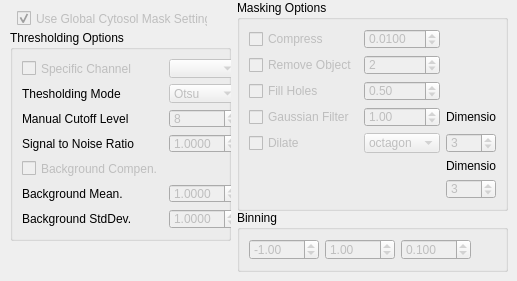
            <widget class="QWidget" name="tab_20">
             <attribute name="title">
              <string>Global Cytosol Masking Options</string>
             </attribute>
             <widget class="QCheckBox" name="checkBox_31">
              <property name="enabled">
               <bool>false</bool>
              </property>
              <property name="geometry">
               <rect>
                <x>17</x>
                <y>10</y>
                <width>191</width>
                <height>17</height>
               </rect>
              </property>
              <property name="toolTip">
               <string>&lt;html&gt;&lt;head/&gt;&lt;body&gt;&lt;p&gt;Aktivates Table and Settings in &amp;quot;Detailed Cytosol Masking Options&amp;quot; &lt;/p&gt;&lt;/body&gt;&lt;/html&gt;</string>
              </property>
              <property name="text">
               <string>Use Global Cytosol Mask Settings</string>
              </property>
              <property name="checked">
               <bool>true</bool>
              </property>
             </widget>
             <widget class="QGroupBox" name="groupBox_14">
              <property name="geometry">
               <rect>
                <x>237</x>
                <y>210</y>
                <width>271</width>
                <height>62</height>
               </rect>
              </property>
              <property name="title">
               <string>Binning</string>
              </property>
              <layout class="QHBoxLayout" name="horizontalLayout_3">
               <item>
                <widget class="QDoubleSpinBox" name="doubleSpinBox_17">
                 <property name="enabled">
                  <bool>false</bool>
                 </property>
                 <property name="sizePolicy">
                  <sizepolicy hsizetype="Minimum" vsizetype="Minimum">
                   <horstretch>0</horstretch>
                   <verstretch>0</verstretch>
                  </sizepolicy>
                 </property>
                 <property name="minimumSize">
                  <size>
                   <width>70</width>
                   <height>20</height>
                  </size>
                 </property>
                 <property name="toolTip">
                  <string>&lt;html&gt;&lt;head/&gt;&lt;body&gt;&lt;p&gt;Lowest binning value for colorbar and histograms. In order for the changes to become active, images must be reanalyzed (run) again.&lt;/p&gt;&lt;/body&gt;&lt;/html&gt;</string>
                 </property>
                 <property name="decimals">
                  <number>2</number>
                 </property>
                 <property name="minimum">
                  <double>-100.000000000000000</double>
                 </property>
                 <property name="maximum">
                  <double>100000000.000000000000000</double>
                 </property>
                 <property name="singleStep">
                  <double>1.000000000000000</double>
                 </property>
                 <property name="value">
                  <double>-1.000000000000000</double>
                 </property>
                </widget>
               </item>
               <item>
                <widget class="QDoubleSpinBox" name="doubleSpinBox_18">
                 <property name="enabled">
                  <bool>false</bool>
                 </property>
                 <property name="minimumSize">
                  <size>
                   <width>70</width>
                   <height>20</height>
                  </size>
                 </property>
                 <property name="toolTip">
                  <string>&lt;html&gt;&lt;head/&gt;&lt;body&gt;&lt;p&gt;Highest binning value for colorbar and histograms. In order for the changes to become active, images must be reanalyzed (run) again.&lt;/p&gt;&lt;/body&gt;&lt;/html&gt;</string>
                 </property>
                 <property name="decimals">
                  <number>2</number>
                 </property>
                 <property name="minimum">
                  <double>-100.000000000000000</double>
                 </property>
                 <property name="maximum">
                  <double>1000000000.000000000000000</double>
                 </property>
                 <property name="singleStep">
                  <double>1.000000000000000</double>
                 </property>
                 <property name="value">
                  <double>1.000000000000000</double>
                 </property>
                </widget>
               </item>
               <item>
                <widget class="QDoubleSpinBox" name="doubleSpinBox_19">
                 <property name="enabled">
                  <bool>false</bool>
                 </property>
                 <property name="sizePolicy">
                  <sizepolicy hsizetype="Minimum" vsizetype="Minimum">
                   <horstretch>0</horstretch>
                   <verstretch>0</verstretch>
                  </sizepolicy>
                 </property>
                 <property name="minimumSize">
                  <size>
                   <width>70</width>
                   <height>20</height>
                  </size>
                 </property>
                 <property name="toolTip">
                  <string>&lt;html&gt;&lt;head/&gt;&lt;body&gt;&lt;p&gt;Distance between binning values for colorbar and histograms. In order for the changes to become active, images must be reanalyzed (run) again.&lt;/p&gt;&lt;/body&gt;&lt;/html&gt;</string>
                 </property>
                 <property name="decimals">
                  <number>3</number>
                 </property>
                 <property name="minimum">
                  <double>0.001000000000000</double>
                 </property>
                 <property name="maximum">
                  <double>10.000000000000000</double>
                 </property>
                 <property name="singleStep">
                  <double>0.100000000000000</double>
                 </property>
                 <property name="value">
                  <double>0.100000000000000</double>
                 </property>
                </widget>
               </item>
               <item>
                <spacer name="horizontalSpacer_5">
                 <property name="orientation">
                  <enum>Qt::Horizontal</enum>
                 </property>
                 <property name="sizeHint" stdset="0">
                  <size>
                   <width>40</width>
                   <height>20</height>
                  </size>
                 </property>
                </spacer>
               </item>
              </layout>
             </widget>
             <widget class="QGroupBox" name="groupBox_15">
              <property name="geometry">
               <rect>
                <x>10</x>
                <y>30</y>
                <width>221</width>
                <height>211</height>
               </rect>
              </property>
              <property name="title">
               <string>Thresholding Options</string>
              </property>
              <layout class="QFormLayout" name="formLayout">
               <item row="0" column="0">
                <widget class="QCheckBox" name="checkBox_36">
                 <property name="enabled">
                  <bool>false</bool>
                 </property>
                 <property name="toolTip">
                  <string>Aktivate if, a specific channel should be used for Thresholding.</string>
                 </property>
                 <property name="text">
                  <string>Specific Channel</string>
                 </property>
                 <property name="checked">
                  <bool>false</bool>
                 </property>
                </widget>
               </item>
               <item row="0" column="1">
                <widget class="QComboBox" name="comboBox_23">
                 <property name="enabled">
                  <bool>false</bool>
                 </property>
                 <property name="minimumSize">
                  <size>
                   <width>70</width>
                   <height>0</height>
                  </size>
                 </property>
                 <property name="toolTip">
                  <string extracomment="Choose short wavelength for GP calulation">&lt;html&gt;&lt;head/&gt;&lt;body&gt;&lt;p&gt;Channel corresponding to A in the equation below.&lt;/p&gt;&lt;/body&gt;&lt;/html&gt;</string>
                 </property>
                </widget>
               </item>
               <item row="1" column="0">
                <widget class="QLabel" name="label_35">
                 <property name="text">
                  <string>Thesholding Mode</string>
                 </property>
                </widget>
               </item>
               <item row="1" column="1">
                <widget class="QComboBox" name="comboBox_21">
                 <property name="enabled">
                  <bool>false</bool>
                 </property>
                 <property name="minimumSize">
                  <size>
                   <width>70</width>
                   <height>0</height>
                  </size>
                 </property>
                 <property name="toolTip">
                  <string>&lt;html&gt;&lt;head/&gt;&lt;body&gt;&lt;p&gt;Automatic detection of thershold level with Otsus algorythm, or manual choice&lt;/p&gt;&lt;/body&gt;&lt;/html&gt;</string>
                 </property>
                 <item>
                  <property name="text">
                   <string>Otsu</string>
                  </property>
                 </item>
                 <item>
                  <property name="text">
                   <string>Manual</string>
                  </property>
                 </item>
                </widget>
               </item>
               <item row="2" column="0">
                <widget class="QLabel" name="label_36">
                 <property name="text">
                  <string>Manual Cutoff Level</string>
                 </property>
                </widget>
               </item>
               <item row="2" column="1">
                <widget class="QSpinBox" name="spinBox_15">
                 <property name="enabled">
                  <bool>false</bool>
                 </property>
                 <property name="minimumSize">
                  <size>
                   <width>70</width>
                   <height>0</height>
                  </size>
                 </property>
                 <property name="toolTip">
                  <string>&lt;html&gt;&lt;head/&gt;&lt;body&gt;&lt;p&gt;Manual threshold - everything below is evaluated as NaN &lt;/p&gt;&lt;/body&gt;&lt;/html&gt;</string>
                 </property>
                 <property name="minimum">
                  <number>1</number>
                 </property>
                 <property name="maximum">
                  <number>65535</number>
                 </property>
                 <property name="value">
                  <number>8</number>
                 </property>
                </widget>
               </item>
               <item row="3" column="0">
                <widget class="QLabel" name="label_34">
                 <property name="text">
                  <string>Signal to Noise Ratio</string>
                 </property>
                </widget>
               </item>
               <item row="3" column="1">
                <widget class="QDoubleSpinBox" name="doubleSpinBox_21">
                 <property name="enabled">
                  <bool>false</bool>
                 </property>
                 <property name="minimumSize">
                  <size>
                   <width>70</width>
                   <height>0</height>
                  </size>
                 </property>
                 <property name="decimals">
                  <number>4</number>
                 </property>
                 <property name="maximum">
                  <double>100000.000000000000000</double>
                 </property>
                 <property name="singleStep">
                  <double>0.500000000000000</double>
                 </property>
                 <property name="value">
                  <double>1.000000000000000</double>
                 </property>
                </widget>
               </item>
               <item row="4" column="0">
                <widget class="QCheckBox" name="checkBox_16">
                 <property name="enabled">
                  <bool>false</bool>
                 </property>
                 <property name="toolTip">
                  <string>&lt;html&gt;&lt;head/&gt;&lt;body&gt;&lt;p&gt;&lt;br/&gt;&lt;/p&gt;&lt;/body&gt;&lt;/html&gt;</string>
                 </property>
                 <property name="text">
                  <string>Background Compen.</string>
                 </property>
                 <property name="checked">
                  <bool>false</bool>
                 </property>
                </widget>
               </item>
               <item row="5" column="0">
                <widget class="QLabel" name="label_41">
                 <property name="text">
                  <string>Background Mean.</string>
                 </property>
                </widget>
               </item>
               <item row="5" column="1">
                <widget class="QDoubleSpinBox" name="doubleSpinBox_10">
                 <property name="enabled">
                  <bool>false</bool>
                 </property>
                 <property name="minimumSize">
                  <size>
                   <width>70</width>
                   <height>0</height>
                  </size>
                 </property>
                 <property name="decimals">
                  <number>4</number>
                 </property>
                 <property name="maximum">
                  <double>10000.000000000000000</double>
                 </property>
                 <property name="singleStep">
                  <double>0.500000000000000</double>
                 </property>
                 <property name="value">
                  <double>1.000000000000000</double>
                 </property>
                </widget>
               </item>
               <item row="6" column="0">
                <widget class="QLabel" name="label_33">
                 <property name="text">
                  <string>Background StdDev.</string>
                 </property>
                </widget>
               </item>
               <item row="6" column="1">
                <widget class="QDoubleSpinBox" name="doubleSpinBox_20">
                 <property name="enabled">
                  <bool>false</bool>
                 </property>
                 <property name="minimumSize">
                  <size>
                   <width>70</width>
                   <height>0</height>
                  </size>
                 </property>
                 <property name="decimals">
                  <number>4</number>
                 </property>
                 <property name="maximum">
                  <double>10000000.000000000000000</double>
                 </property>
                 <property name="singleStep">
                  <double>0.500000000000000</double>
                 </property>
                 <property name="value">
                  <double>1.000000000000000</double>
                 </property>
                </widget>
               </item>
              </layout>
             </widget>
             <widget class="QGroupBox" name="groupBox_16">
              <property name="geometry">
               <rect>
                <x>237</x>
                <y>0</y>
                <width>271</width>
                <height>211</height>
               </rect>
              </property>
              <property name="title">
               <string>Masking Options</string>
              </property>
              <layout class="QGridLayout" name="gridLayout_2">
               <item row="0" column="0">
                <widget class="QCheckBox" name="checkBox_32">
                 <property name="enabled">
                  <bool>false</bool>
                 </property>
                 <property name="toolTip">
                  <string>&lt;html&gt;&lt;head/&gt;&lt;body&gt;&lt;p&gt;Activate compression of mask.&lt;/p&gt;&lt;/body&gt;&lt;/html&gt;</string>
                 </property>
                 <property name="text">
                  <string>Compress</string>
                 </property>
                </widget>
               </item>
               <item row="0" column="1">
                <widget class="QDoubleSpinBox" name="doubleSpinBox_23">
                 <property name="enabled">
                  <bool>false</bool>
                 </property>
                 <property name="minimumSize">
                  <size>
                   <width>70</width>
                   <height>0</height>
                  </size>
                 </property>
                 <property name="decimals">
                  <number>4</number>
                 </property>
                 <property name="maximum">
                  <double>999999.000000000000000</double>
                 </property>
                 <property name="singleStep">
                  <double>0.000500000000000</double>
                 </property>
                 <property name="value">
                  <double>0.010000000000000</double>
                 </property>
                </widget>
               </item>
               <item row="1" column="0">
                <widget class="QCheckBox" name="checkBox_34">
                 <property name="enabled">
                  <bool>false</bool>
                 </property>
                 <property name="toolTip">
                  <string>&lt;html&gt;&lt;head/&gt;&lt;body&gt;&lt;p&gt;Activatse removement of objects from mask&lt;/p&gt;&lt;/body&gt;&lt;/html&gt;</string>
                 </property>
                 <property name="text">
                  <string>Remove Object</string>
                 </property>
                </widget>
               </item>
               <item row="1" column="1">
                <widget class="QSpinBox" name="spinBox_18">
                 <property name="enabled">
                  <bool>false</bool>
                 </property>
                 <property name="minimumSize">
                  <size>
                   <width>70</width>
                   <height>0</height>
                  </size>
                 </property>
                 <property name="minimum">
                  <number>1</number>
                 </property>
                 <property name="value">
                  <number>2</number>
                 </property>
                </widget>
               </item>
               <item row="2" column="0">
                <widget class="QCheckBox" name="checkBox_35">
                 <property name="enabled">
                  <bool>false</bool>
                 </property>
                 <property name="toolTip">
                  <string>&lt;html&gt;&lt;head/&gt;&lt;body&gt;&lt;p&gt;Activate hole filling of mask&lt;/p&gt;&lt;/body&gt;&lt;/html&gt;</string>
                 </property>
                 <property name="text">
                  <string>Fill Holes</string>
                 </property>
                </widget>
               </item>
               <item row="2" column="1">
                <widget class="QDoubleSpinBox" name="doubleSpinBox_22">
                 <property name="enabled">
                  <bool>false</bool>
                 </property>
                 <property name="minimumSize">
                  <size>
                   <width>70</width>
                   <height>0</height>
                  </size>
                 </property>
                 <property name="value">
                  <double>0.500000000000000</double>
                 </property>
                </widget>
               </item>
               <item row="3" column="0">
                <widget class="QCheckBox" name="checkBox_33">
                 <property name="enabled">
                  <bool>false</bool>
                 </property>
                 <property name="toolTip">
                  <string>&lt;html&gt;&lt;head/&gt;&lt;body&gt;&lt;p&gt;Activate Gauss filtering of mask. &lt;/p&gt;&lt;/body&gt;&lt;/html&gt;</string>
                 </property>
                 <property name="text">
                  <string>Gaussian Filter</string>
                 </property>
                 <property name="checked">
                  <bool>false</bool>
                 </property>
                </widget>
               </item>
               <item row="3" column="2">
                <widget class="QLabel" name="label_38">
                 <property name="minimumSize">
                  <size>
                   <width>50</width>
                   <height>0</height>
                  </size>
                 </property>
                 <property name="text">
                  <string>Dimension 1</string>
                 </property>
                </widget>
               </item>
               <item row="4" column="0">
                <widget class="QCheckBox" name="checkBox_37">
                 <property name="enabled">
                  <bool>false</bool>
                 </property>
                 <property name="toolTip">
                  <string>&lt;html&gt;&lt;head/&gt;&lt;body&gt;&lt;p&gt;Activate Dilation of Mask.&lt;/p&gt;&lt;/body&gt;&lt;/html&gt;</string>
                 </property>
                 <property name="text">
                  <string>Dilate</string>
                 </property>
                 <property name="checked">
                  <bool>false</bool>
                 </property>
                </widget>
               </item>
               <item row="4" column="1">
                <widget class="QComboBox" name="comboBox_22">
                 <property name="enabled">
                  <bool>false</bool>
                 </property>
                 <property name="minimumSize">
                  <size>
                   <width>70</width>
                   <height>0</height>
                  </size>
                 </property>
                 <property name="toolTip">
                  <string>&lt;html&gt;&lt;head/&gt;&lt;body&gt;&lt;p&gt;Dilation tool shape&lt;/p&gt;&lt;/body&gt;&lt;/html&gt;</string>
                 </property>
                 <item>
                  <property name="text">
                   <string>octagon</string>
                  </property>
                 </item>
                 <item>
                  <property name="text">
                   <string>disk</string>
                  </property>
                 </item>
                 <item>
                  <property name="text">
                   <string>square</string>
                  </property>
                 </item>
                </widget>
               </item>
               <item row="4" column="2">
                <widget class="QSpinBox" name="spinBox_17">
                 <property name="enabled">
                  <bool>false</bool>
                 </property>
                 <property name="minimumSize">
                  <size>
                   <width>50</width>
                   <height>0</height>
                  </size>
                 </property>
                 <property name="toolTip">
                  <string>&lt;html&gt;&lt;head/&gt;&lt;body&gt;&lt;p&gt;x-dimention for dilation tool&lt;/p&gt;&lt;/body&gt;&lt;/html&gt;</string>
                 </property>
                 <property name="minimum">
                  <number>1</number>
                 </property>
                 <property name="value">
                  <number>3</number>
                 </property>
                </widget>
               </item>
               <item row="5" column="2">
                <widget class="QLabel" name="label_37">
                 <property name="minimumSize">
                  <size>
                   <width>50</width>
                   <height>0</height>
                  </size>
                 </property>
                 <property name="text">
                  <string>Dimension 2</string>
                 </property>
                </widget>
               </item>
               <item row="6" column="2">
                <widget class="QSpinBox" name="spinBox_16">
                 <property name="enabled">
                  <bool>false</bool>
                 </property>
                 <property name="minimumSize">
                  <size>
                   <width>50</width>
                   <height>0</height>
                  </size>
                 </property>
                 <property name="toolTip">
                  <string>&lt;html&gt;&lt;head/&gt;&lt;body&gt;&lt;p&gt;y-dimention for dilation tool&lt;/p&gt;&lt;/body&gt;&lt;/html&gt;</string>
                 </property>
                 <property name="minimum">
                  <number>1</number>
                 </property>
                 <property name="value">
                  <number>3</number>
                 </property>
                </widget>
               </item>
               <item row="3" column="1">
                <widget class="QDoubleSpinBox" name="doubleSpinBox_11">
                 <property name="enabled">
                  <bool>false</bool>
                 </property>
                 <property name="minimumSize">
                  <size>
                   <width>70</width>
                   <height>0</height>
                  </size>
                 </property>
                 <property name="minimum">
                  <double>0.100000000000000</double>
                 </property>
                 <property name="value">
                  <double>1.000000000000000</double>
                 </property>
                </widget>
               </item>
              </layout>
             </widget>
            </widget>
